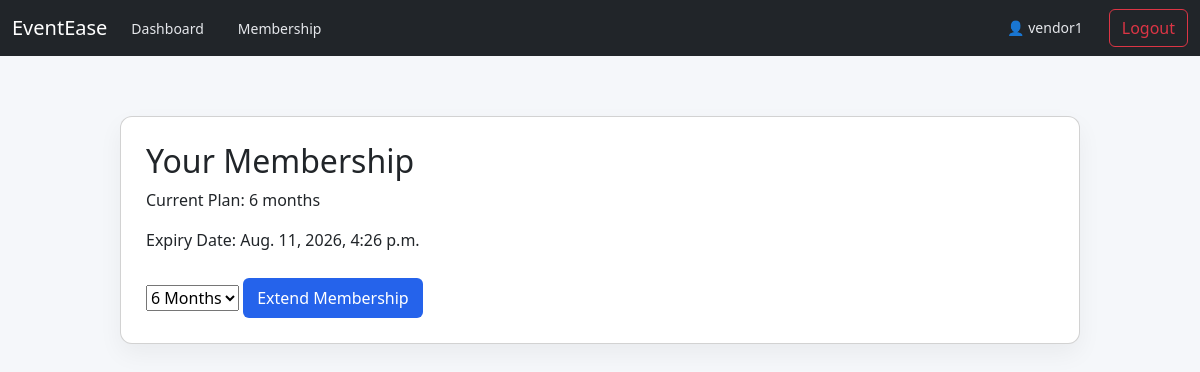
/vendor/membership/ (signed in), run on the app's committed database.
### eventsapp/models.py (models this page shows, shortened)
class CustomUser(AbstractUser):
    ROLE_CHOICES = (
        ('USER', 'User'),
        ('VENDOR', 'Vendor'),
        ('ADMIN', 'Admin'),
    )
    MEMBERSHIP_CHOICES = (
        ('6m', '6 months'),
        ('1y', '1 year'),
        ('2y', '2 years'),
    )
    VENDOR_CATEGORY = (
        ('catering', 'Catering'),
        ('florist', 'Florist'),
        ('decoration', 'Decoration'),
        ('lighting', 'Lighting'),
    )
    role = models.CharField(max_length=10, choices=ROLE_CHOICES, default='USER')
    vendor_category = models.CharField(max_length=20, choices=VENDOR_CATEGORY, blank=True, null=True)
    membership = models.CharField(max_length=2, choices=MEMBERSHIP_CHOICES, default='6m')
    membership_expiry = models.DateTimeField(blank=True, null=True)

### eventsapp/views.py (the view, shortened to what this page needs)
# urls.py: path('vendor/membership/', views.vendor_membership, name='vendor_membership'),
@role_required('VENDOR')
def vendor_membership(request):
    return render(request, 'vendor/membership.html')

### eventsapp/views.py (called while the page is built)
def role_required(role):
    def decorator(view_func):
        @wraps(view_func)
        def _wrapped(request, *args, **kwargs):
            if not request.user.is_authenticated:
                return redirect('login')
            if request.user.role != role:
                messages.error(request, 'Access denied.')
                return redirect('/')
            return view_func(request, *args, **kwargs)
        return _wrapped
    return decorator

### eventsapp/templates/vendor/membership.html (shortened to what this page needs)
{% extends 'base.html' %}
{% block content %}
<div class="card">
    <h2>Your Membership</h2>
    <p>Current Plan: {{ request.user.get_membership_display }}</p>
    <p>Expiry Date: {{ request.user.membership_expiry }}</p>
    <form method="POST">
        <select name="membership">
            <option value="6m">6 Months</option>
        </select>
        <button type="submit">Extend Membership</button>
    </form>
</div>
{% endblock %}

### eventsapp/templates/base.html (shortened to what this page needs)
<!DOCTYPE html>
<html>
<head>
    <link rel="stylesheet" href="https://cdn.jsdelivr.net/npm/bootstrap@5.3.2/dist/css/bootstrap.min.css">
    <link rel="stylesheet" href="/static/css/style.css">
</head>
<body>
<nav class="navbar navbar-expand-lg navbar-dark bg-dark">
    <div class="container-fluid">
        <a class="navbar-brand" href="/">EventEase</a>
        <div class="collapse navbar-collapse">
            <ul class="navbar-nav me-auto mb-2 mb-lg-0">
                {% if request.user.is_authenticated %}
                    {% if request.user.role == "USER" %}
                        <li class="nav-item"><a href="/user/" class="nav-link">Dashboard</a></li>
                        <li class="nav-item"><a href="/user/membership/" class="nav-link">Membership</a></li>
                    {% elif request.user.role == "VENDOR" %}
                        <li class="nav-item"><a href="/vendor/" class="nav-link">Dashboard</a></li>
                        <li class="nav-item"><a href="/vendor/membership/" class="nav-link">Membership</a></li>
                    {% elif request.user.role == "ADMIN" %}
                        <li class="nav-item"><a href="/admin-dashboard/" class="nav-link">Dashboard</a></li>
                    {% endif %}
                {% endif %}
            </ul>
            <ul class="navbar-nav">
                {% if request.user.is_authenticated %}
                    <li class="nav-item"><span class="nav-link">👤 {{ request.user.username }}</span></li>
                    <li class="nav-item"><a href="/logout/" class="btn btn-outline-danger">Logout</a></li>
                {% else %}
                    <li class="nav-item"><a href="/login/" class="nav-link">Login</a></li>
                    <li class="nav-item"><a href="/register/" class="nav-link">Register</a></li>
                {% endif %}
            </ul>
        </div>
    </div>
</nav>
<div class="container">
    {% block content %}
    {% endblock %}
</div>
</body>
</html>

### eventsapp/static/css/style.css (style rules this page uses)
body { margin: 0; font-family: 'Segoe UI', sans-serif; background: #f5f7fa; }
.container { max-width: 1000px; margin: 40px auto; padding: 20px; }
.card { background: white; padding: 25px; border-radius: 12px; box-shadow: 0 10px 25px rgba(0, 0, 0, 0.05); }
button { background: #2563eb; border: none; padding: 8px 14px; color: white; border-radius: 6px; cursor: pointer; margin-top: 10px; }
.nav-link { margin-right: 18px; color: #e5e7eb; text-decoration: none; font-size: 14px; }

### data on the page
CustomUser: user.username "vendor1", user.membership "6 months", user.membership_expiry "Aug. 11, 2026, 4:26 p.m."
